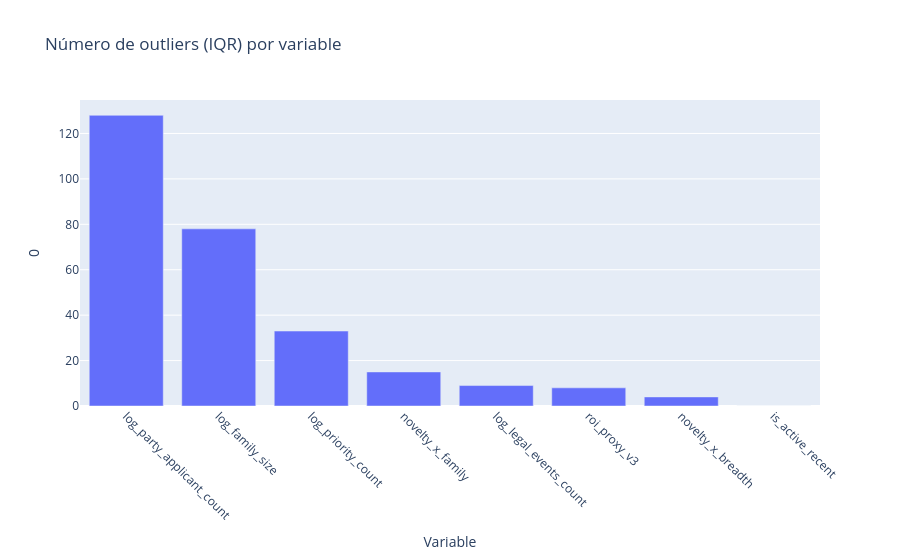

The code cell stored with this chart in its notebook:
### Code cell
def iqr_outlier_flags(df, cols, k=1.5):
    flags = pd.DataFrame(index=df.index)
    bounds = {}
    for c in cols:
        s = df[c].dropna()
        q1, q3 = s.quantile(0.25), s.quantile(0.75)
        iqr = q3 - q1
        lo, hi = q1 - k * iqr, q3 + k * iqr
        bounds[c] = (lo, hi)
        flags[c] = (df[c] < lo) | (df[c] > hi)
    return flags, bounds

flags_iqr, bounds_iqr = iqr_outlier_flags(df_modelo_extendido, 
                                          features_extended + ['roi_proxy_v3'], k=1.5)

# resumen: cuántos outliers por variable
outlier_counts = flags_iqr.sum().sort_values(ascending=False)
outlier_counts

fig = px.bar(
    outlier_counts.reset_index(),
    x="index",
    y=0,
    title="Número de outliers (IQR) por variable",
    labels={"index":"Variable", 0:"N outliers"}
)
fig.update_layout(xaxis_tickangle=45)
fig.show()

### Figure 1 — Plotly figure (JSON) as saved in the notebook; plotly's stock layout.template omitted (floating-point values rounded to 4 significant figures)
{"data": [{"hovertemplate": "Variable=%{x}<br>0=%{y}<extra></extra>", "legendgroup": "", "marker": {"color": "#636efa", "pattern": {"shape": ""}}, "name": "", "orientation": "v", "showlegend": false, "textposition": "auto", "type": "bar", "x": ["log_party_applicant_count", "log_family_size", "log_priority_count", "novelty_x_family", "log_legal_events_count", "roi_proxy_v3", "novelty_x_breadth", "is_active_recent"], "xaxis": "x", "y": [128, 78, 33, 15, 9, 8, 4, 0], "yaxis": "y"}], "layout": {"barmode": "relative", "legend": {"tracegroupgap": 0}, "title": {"text": "Número de outliers (IQR) por variable"}, "xaxis": {"anchor": "y", "domain": [0, 1], "tickangle": 45, "title": {"text": "Variable"}}, "yaxis": {"anchor": "x", "domain": [0, 1], "title": {"text": "0"}}}}
